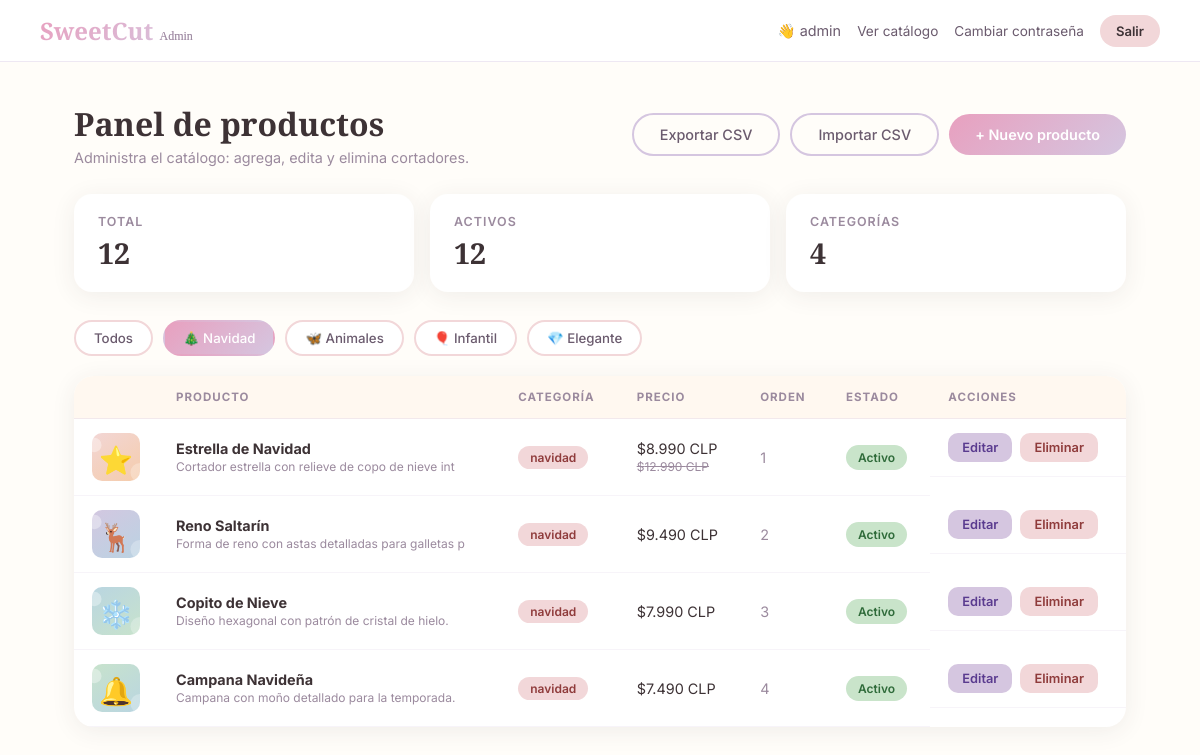
The app's page /admin/index.php?cat=navidad (signed in) with its own data.
### tables this page shows
CREATE TABLE IF NOT EXISTS categories (
  id INT AUTO_INCREMENT PRIMARY KEY,
  name VARCHAR(50) UNIQUE NOT NULL,
  label VARCHAR(50) NOT NULL,
  emoji VARCHAR(10) DEFAULT NULL,
  sort_order INT DEFAULT 0
);

CREATE TABLE IF NOT EXISTS products (
  id INT AUTO_INCREMENT PRIMARY KEY,
  name VARCHAR(100) NOT NULL,
  category VARCHAR(20) NOT NULL,
  description TEXT,
  price DECIMAL(10,2) NOT NULL,
  old_price DECIMAL(10,2) DEFAULT NULL,
  emoji VARCHAR(10) DEFAULT NULL,
  image VARCHAR(255) DEFAULT NULL,
  image_thumb VARCHAR(255) DEFAULT NULL,
  sort_order INT DEFAULT 0,
  active TINYINT(1) DEFAULT 1,
  created_at TIMESTAMP DEFAULT CURRENT_TIMESTAMP
);

### admin/index.php (the view, shortened to what this page needs)
<?php
require_once __DIR__ . '/../config/database.php';
$cat = isset($_GET['cat']) ? $_GET['cat'] : '';
$categories = $pdo->query("SELECT name, label, emoji FROM categories ORDER BY sort_order ASC, name ASC")->fetchAll();
$perPage = 10;
$page = max(1, (int)($_GET['page'] ?? 1));
$offset = ($page - 1) * $perPage;
if ($cat !== '') {
    $where = " WHERE category = ?";
    $whereParams = [$cat];
} else {
    $countSql = "SELECT COUNT(*) FROM products";
    $countParams = [];
    $where = "";
    $whereParams = [];
}
$sql = "SELECT * FROM products$where ORDER BY sort_order ASC, id DESC LIMIT $perPage OFFSET $offset";
$stmt = $pdo->prepare($sql);
$stmt->execute($whereParams);
$products = $stmt->fetchAll();
$totalProducts = (int)$pdo->query("SELECT COUNT(*) FROM products")->fetchColumn();
$totalActive = (int)$pdo->query("SELECT COUNT(*) FROM products WHERE active = 1")->fetchColumn();
?>
<!DOCTYPE html>
<html lang="es">
<head>
  <link rel="stylesheet" href="admin-style.css">
</head>
<body>
  <div class="admin-topbar">
    <div class="admin-logo">Sweet<span>Cut</span> <small>Admin</small></div>
    <div class="admin-user">
      <span>👋 <?= htmlspecialchars($_SESSION['admin_username']) ?></span>
      <a href="../index.html" class="link-light">Ver catálogo</a>
      <a href="change-password.php" class="link-light">Cambiar contraseña</a>
      <a href="logout.php" class="btn-logout">Salir</a>
    </div>
  </div>
  <main class="admin-main">
    <div class="admin-header">
      <div>
        <h1>Panel de productos</h1>
        <p>Administra el catálogo: agrega, edita y elimina cortadores.</p>
      </div>
      <div class="header-actions">
        <a href="export.php" class="btn-secondary">Exportar CSV</a>
        <a href="import.php" class="btn-secondary">Importar CSV</a>
        <a href="product-form.php" class="btn-primary">+ Nuevo producto</a>
      </div>
    </div>
    <div class="stat-grid">
      <div class="stat-card"><span class="stat-label">Total</span><span class="stat-value"><?= $totalProducts ?></span></div>
      <div class="stat-card"><span class="stat-label">Activos</span><span class="stat-value"><?= $totalActive ?></span></div>
      <div class="stat-card"><span class="stat-label">Categorías</span><span class="stat-value"><?= count($categories) ?></span></div>
    </div>
    <div class="filter-bar">
      <a href="index.php" class="filter-chip <?= $cat === '' ? 'active' : '' ?>">Todos</a>
      <?php foreach ($categories as $c): ?>
        <a href="index.php?cat=<?= urlencode($c['name']) ?>" class="filter-chip <?= $cat === $c['name'] ? 'active' : '' ?>">
          <?= htmlspecialchars($c['emoji'] ?? '') ?> <?= htmlspecialchars($c['label'] ?? $c['name']) ?>
        </a>
      <?php endforeach; ?>
    </div>
    <div class="table-card">
      <table class="admin-table">
        <thead>
          <tr>
            <th></th>
            <th>Producto</th>
            <th>Categoría</th>
            <th>Precio</th>
            <th>Orden</th>
            <th>Estado</th>
            <th>Acciones</th>
          </tr>
        </thead>
        <tbody>
          <?php foreach ($products as $p): ?>
            <tr>
              <td class="cell-emoji">
                <?php if (!empty($p['image'])): ?>
                  <img src="../<?= htmlspecialchars($p['image_thumb'] ?: $p['image']) ?>" class="cell-thumb" alt="<?= htmlspecialchars($p['name']) ?>">
                <?php else: ?>
                  <?= htmlspecialchars($p['emoji'] ?? '🍪') ?>
                <?php endif; ?>
              </td>
              <td>
                <strong><?= htmlspecialchars($p['name']) ?></strong>
                <br><small class="muted"><?= htmlspecialchars(mb_substr($p['description'] ?? '', 0, 50)) ?></small>
              </td>
              <td><span class="pill pill-<?= htmlspecialchars($p['category']) ?>"><?= htmlspecialchars($p['category']) ?></span></td>
              <td>
                <?= '$' . number_format($p['price'], 0, ',', '.') ?> CLP
                <?php if ($p['old_price']): ?><br><small class="muted old-price"><?= '$' . number_format($p['old_price'], 0, ',', '.') ?> CLP</small><?php endif; ?>
              </td>
              <td><span class="muted"><?= (int)$p['sort_order'] ?></span></td>
              <td>
                <form method="POST" action="toggle-active.php" class="inline-form">
                  <button type="submit" class="badge-status <?= $p['active'] ? 'status-on' : 'status-off' ?>">
                    <?= $p['active'] ? 'Activo' : 'Inactivo' ?>
                  </button>
                </form>
              </td>
              <td class="cell-actions">
                <a href="product-form.php?id=<?= $p['id'] ?>" class="btn-small btn-edit">Editar</a>
                <form method="POST" action="delete-product.php" id="delete-form-<?= $p['id'] ?>" class="inline-form">
                  <button type="button" class="btn-small btn-delete" data-name="<?= htmlspecialchars($p['name'], ENT_QUOTES) ?>" onclick="openDeleteModal(this)">Eliminar</button>
                </form>
              </td>
            </tr>
          <?php endforeach; ?>
        </tbody>
      </table>
    </div>
  </main>
</body>
</html>

### records on screen
categories: emoji "🎄", label "Navidad"
categories: emoji "🦋", label "Animales"
categories: emoji "🎈", label "Infantil"
categories: emoji "💎", label "Elegante"
products: image (picture), name "Estrella de Navidad", description "Cortador estrella con relieve de copo de nieve int", category "navidad", price "8.990", old_price "12.990", sort_order "1", active "Activo"
products: image (picture), name "Reno Saltarín", description "Forma de reno con astas detalladas para galletas p", category "navidad", price "9.490", sort_order "2", active "Activo"
products: image (picture), name "Copito de Nieve", description "Diseño hexagonal con patrón de cristal de hielo.", category "navidad", price "7.990", sort_order "3", active "Activo"
products: image (picture), name "Campana Navideña", description "Campana con moño detallado para la temporada.", category "navidad", price "7.490", sort_order "4", active "Activo"

### other values on screen
$_SESSION['admin_username'] "admin"
$totalProducts "12"
$totalActive "12"
count($categories) "4"
